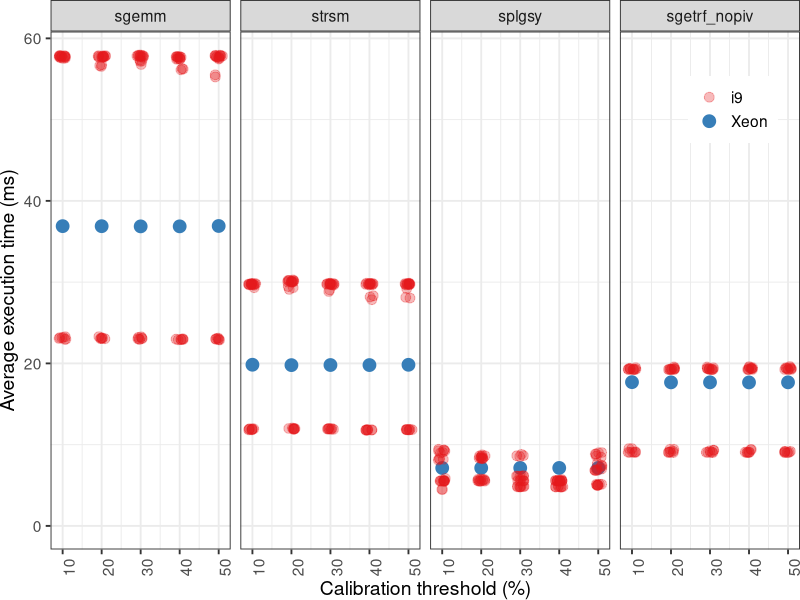

Source code (R):
library(ggplot2)
library(dplyr)
library(RColorBrewer)

df_xeon <- read.csv('../outputs/xeon_performance/max_error_models/models.csv', sep=";", header=TRUE) |> select(op, max_error, core_type, mean, dev) |> filter (core_type == 0)
df_xeon$cpu = 'Xeon'
df_xeon$op = factor(df_xeon$op, levels=c("sgemm", "strsm", "splgsy", "sgetrf_nopiv"))

df_i9 <- read.csv('../outputs/i9_performance/max_error_models/models.csv', sep=";", header=TRUE) |> select(op, max_error, core_type, mean, dev) |> filter (core_type == 0)
df_i9$op = factor(df_i9$op, levels=c("sgemm", "strsm", "splgsy", "sgetrf_nopiv"))
df_i9$cpu = 'i9'
df <- bind_rows(df_xeon, df_i9)

meu_estilo <- function() {
    list(
        theme_bw(base_size = 14),
        theme(
            legend.title = element_blank(), 
            plot.margin = unit(c(0, 0, 0, 0), "cm"),
            legend.spacing = unit(1, "mm"),
            legend.position = "inside",
            legend.position.inside = c(0.85,0.85),
            legend.justification = "left",
            legend.box.spacing = unit(0, "pt"),
            legend.box.margin = margin(0, 0, 0, 0),
            axis.text.x = element_text(angle=90, vjust=1, hjust=1)    
        ))
}

ggplot() +
    geom_point(data=df_xeon, size=4,
               aes(x=max_error, y=mean/1000,
                   color = cpu,
                   )) +
    geom_jitter(data=df_i9, alpha=0.3, width=1, size=3, aes(x=max_error, y=mean/1000, color=cpu)) +
    facet_wrap(~op, nrow=1) +
    ylim(0, NA) +
    labs(x="Calibration threshold (%)", y="Average execution time (ms)", color="CPU") +
    meu_estilo() + scale_colour_brewer(palette="Set1") -> plot

ggsave("max_error.pdf", width=8, height=5, plot)
